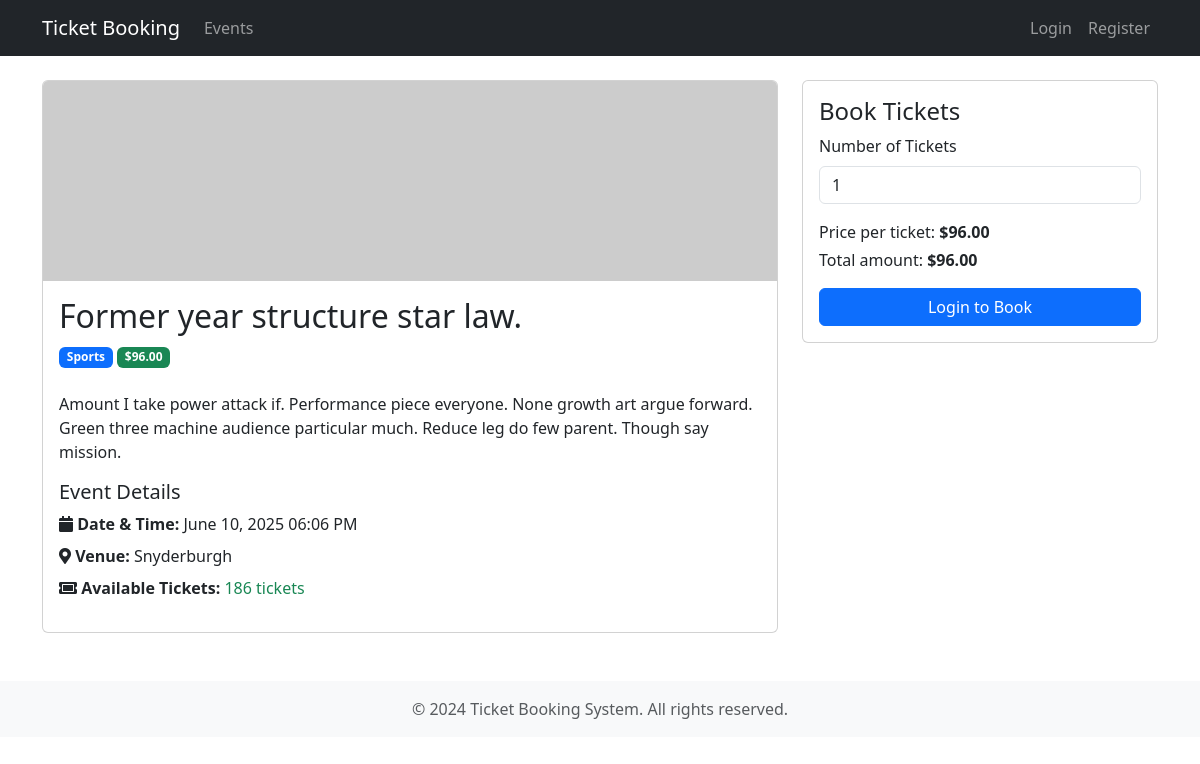
Page /events/7 on the earlier database version.
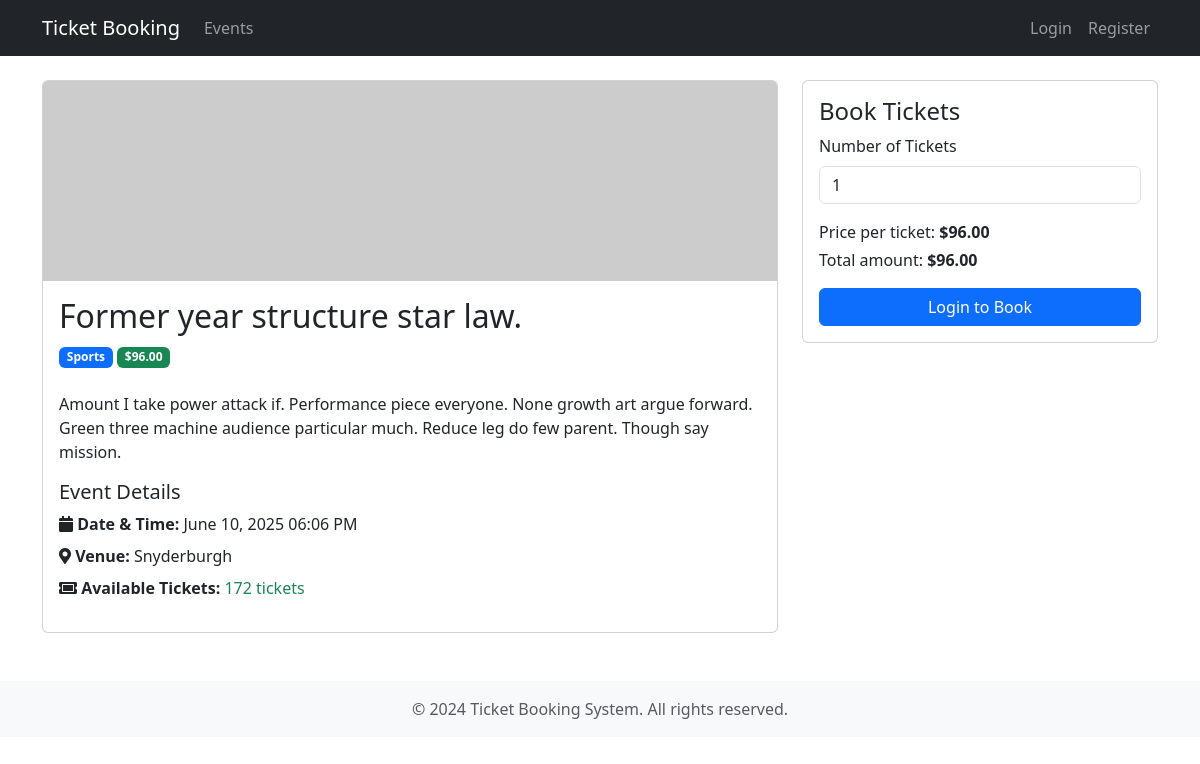
Same page on the later database version.
### app/models/event.py (models this page shows, shortened)
class Event(db.Model):
    __tablename__ = 'events'
    id = db.Column(db.Integer, primary_key=True)
    title = db.Column(db.String(200), nullable=False)
    description = db.Column(db.Text)
    venue = db.Column(db.String(200), nullable=False)
    event_date = db.Column(db.DateTime, nullable=False)
    total_tickets = db.Column(db.Integer, nullable=False)
    available_tickets = db.Column(db.Integer, nullable=False)
    price = db.Column(db.Float, nullable=False)
    category = db.Column(db.String(50))
    image_url = db.Column(db.String(500))
    is_active = db.Column(db.Boolean, default=True)
    created_at = db.Column(db.DateTime, default=datetime.utcnow)
    updated_at = db.Column(db.DateTime, default=datetime.utcnow, onupdate=datetime.utcnow)
    tickets = db.relationship('Ticket', backref='event', lazy=True)

### app/routes/events.py (the view)
@events_bp.route("/<int:event_id>")
def detail(event_id):
    event = Event.query.get_or_404(event_id)
    form = BookingForm()
    return render_template("events/detail.html", event=event, form=form)

### app/forms/booking.py
class BookingForm(FlaskForm):
    quantity = IntegerField("Number of Tickets", default=1)
    submit = SubmitField("Book Now")
    def __init__(self, max_tickets=10, *args, **kwargs):
        super().__init__(*args, **kwargs)
        self.quantity.validators = [
            DataRequired(),
            NumberRange(min=1, max=max_tickets, message=f"You can book between 1 and {max_tickets} tickets"),
        ]

### app/utils/filters.py (called while the page is built)
def format_price(value):
    return f"${value:,.2f}"

### app/templates/events/detail.html (shortened to what this page needs)
{% extends "base.html" %}
{% block content %}
<div class="row">
    <div class="col-md-8">
        <div class="card">
            {% if event.image_url %}
            <img src="{{ event.image_url }}" class="card-img-top" alt="{{ event.title }}">
            {% else %}
            <img src="{{ url_for('static', filename='images/default-event.jpg') }}" class="card-img-top" alt="Default Event Image">
            {% endif %}
            <div class="card-body">
                <h2 class="card-title">{{ event.title }}</h2>
                <div class="mb-4">
                    <span class="badge bg-primary">{{ event.category }}</span>
                    <span class="badge bg-success">{{ event.price | format_price }}</span>
                </div>
                <p class="card-text">{{ event.description }}</p>
                <div class="mb-3">
                    <h5>Event Details</h5>
                    <ul class="list-unstyled">
                        <li class="mb-2">
                            <i class="fas fa-calendar"></i>
                            <strong>Date & Time:</strong>
                            {{ event.event_date.strftime('%B %d, %Y %I:%M %p') }}
                        </li>
                        <li class="mb-2">
                            <i class="fas fa-map-marker-alt"></i>
                            <strong>Venue:</strong>
                            {{ event.venue }}
                        </li>
                        <li class="mb-2">
                            <i class="fas fa-ticket-alt"></i>
                            <strong>Available Tickets:</strong>
                            {% if event.available_tickets > 0 %}
                            <span class="text-success">{{ event.available_tickets }} tickets</span>
                            {% else %}
                            <span class="text-danger">Sold Out</span>
                            {% endif %}
                        </li>
                    </ul>
                </div>
            </div>
        </div>
    </div>
    <div class="col-md-4">
        <div class="card">
            <div class="card-body">
                <h4 class="card-title">Book Tickets</h4>
                {% if event.available_tickets > 0 %}
                    <form method="POST" action="{{ url_for('booking.create_booking', event_id=event.id) }}">
                        <div class="mb-3">
                            <label for="quantity" class="form-label">Number of Tickets</label>
                            {{ form.quantity(class="form-control", min=1, max=event.available_tickets) }}
                        </div>
                        <div class="mb-3">
                            <p class="mb-1">Price per ticket: <strong>{{ event.price | format_price }}</strong></p>
                            <p class="mb-1">Total amount: <strong id="total-amount">{{ event.price | format_price }}</strong></p>
                        </div>
                        <div class="d-grid">
                            {% if current_user.is_authenticated %}
                                <button type="submit" class="btn btn-primary">Book Now</button>
                            {% else %}
                                <a href="{{ url_for('auth.login', next=request.path) }}" class="btn btn-primary">Login to Book</a>
                            {% endif %}
                        </div>
                    </form>
                {% else %}
                    <div class="alert alert-danger">
                        Sorry, this event is sold out.
                    </div>
                {% endif %}
            </div>
        </div>
    </div>
</div>
{% endblock %}
{% block extra_css %}
<link rel="stylesheet" href="https://cdnjs.cloudflare.com/ajax/libs/font-awesome/5.15.4/css/all.min.css">
{% endblock %}

### app/templates/base.html (shortened to what this page needs)
<!DOCTYPE html>
<html lang="en">
<head>
    <link href="https://cdn.jsdelivr.net/npm/bootstrap@5.3.0/dist/css/bootstrap.min.css" rel="stylesheet">
    <link rel="stylesheet" href="{{ url_for('static', filename='css/style.css') }}">
    {% block extra_css %}{% endblock %}
</head>
<body>
    <nav class="navbar navbar-expand-lg navbar-dark bg-dark">
        <div class="container">
            <a class="navbar-brand" href="{{ url_for('main.index') }}">Ticket Booking</a>
            <div class="collapse navbar-collapse" id="navbarNav">
                <ul class="navbar-nav me-auto">
                    <li class="nav-item">
                        <a class="nav-link" href="{{ url_for('events.list') }}">Events</a>
                    </li>
                </ul>
                <ul class="navbar-nav">
                    {% if current_user.is_authenticated %}
                        <li class="nav-item">
                            <span class="nav-link">Welcome, {{ current_user.first_name }}</span>
                        </li>
                        <li class="nav-item">
                            <a class="nav-link" href="{{ url_for('auth.logout') }}">Logout</a>
                        </li>
                    {% else %}
                        <li class="nav-item">
                            <a class="nav-link" href="{{ url_for('auth.login') }}">Login</a>
                        </li>
                        <li class="nav-item">
                            <a class="nav-link" href="{{ url_for('auth.register') }}">Register</a>
                        </li>
                    {% endif %}
                </ul>
            </div>
        </div>
    </nav>
    <div class="container mt-4">
        {% block content %}{% endblock %}
    </div>
    <footer class="footer mt-5 py-3 bg-light">
        <div class="container text-center">
            <span class="text-muted">© 2024 Ticket Booking System. All rights reserved.</span>
        </div>
    </footer>
</body>
</html>

### app/static/css/style.css (style rules this page uses)
body { min-height: 100vh; display: flex; flex-direction: column; }
.footer { margin-top: auto; }
.card { transition: transform 0.2s; }
.card-img-top { height: 200px; object-fit: cover; }

Differences in the rows shown:
changed Event "Former year structure star law.": available_tickets "186" → "172"
